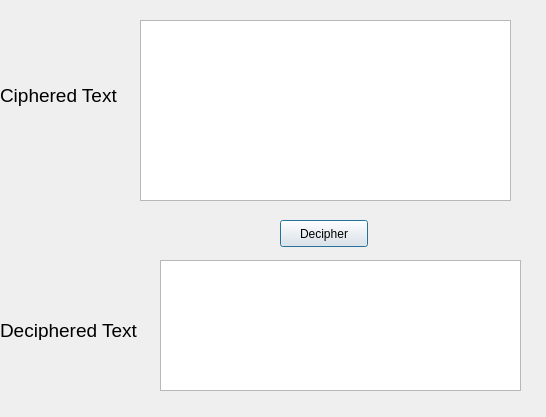
<?xml version="1.0" encoding="UTF-8"?>
<ui version="4.0">
 <class>Decryption</class>
 <widget class="QDialog" name="Decryption">
  <property name="geometry">
   <rect>
    <x>0</x>
    <y>0</y>
    <width>546</width>
    <height>417</height>
   </rect>
  </property>
  <property name="windowTitle">
   <string>Decryption</string>
  </property>
  <widget class="QTextEdit" name="textEdit_input">
   <property name="geometry">
    <rect>
     <x>140</x>
     <y>20</y>
     <width>371</width>
     <height>181</height>
    </rect>
   </property>
  </widget>
  <widget class="QLabel" name="label_input">
   <property name="geometry">
    <rect>
     <x>0</x>
     <y>80</y>
     <width>131</width>
     <height>31</height>
    </rect>
   </property>
   <property name="font">
    <font>
     <pointsize>14</pointsize>
    </font>
   </property>
   <property name="text">
    <string>Ciphered Text</string>
   </property>
  </widget>
  <widget class="QTextEdit" name="textEdit_output">
   <property name="geometry">
    <rect>
     <x>160</x>
     <y>260</y>
     <width>361</width>
     <height>131</height>
    </rect>
   </property>
  </widget>
  <widget class="QLabel" name="label_output">
   <property name="geometry">
    <rect>
     <x>0</x>
     <y>320</y>
     <width>141</width>
     <height>20</height>
    </rect>
   </property>
   <property name="font">
    <font>
     <pointsize>14</pointsize>
    </font>
   </property>
   <property name="text">
    <string>Deciphered Text</string>
   </property>
  </widget>
  <widget class="QPushButton" name="pushButton_Decipher">
   <property name="geometry">
    <rect>
     <x>280</x>
     <y>220</y>
     <width>88</width>
     <height>27</height>
    </rect>
   </property>
   <property name="text">
    <string>Decipher</string>
   </property>
  </widget>
 </widget>
 <resources/>
 <connections/>
</ui>
